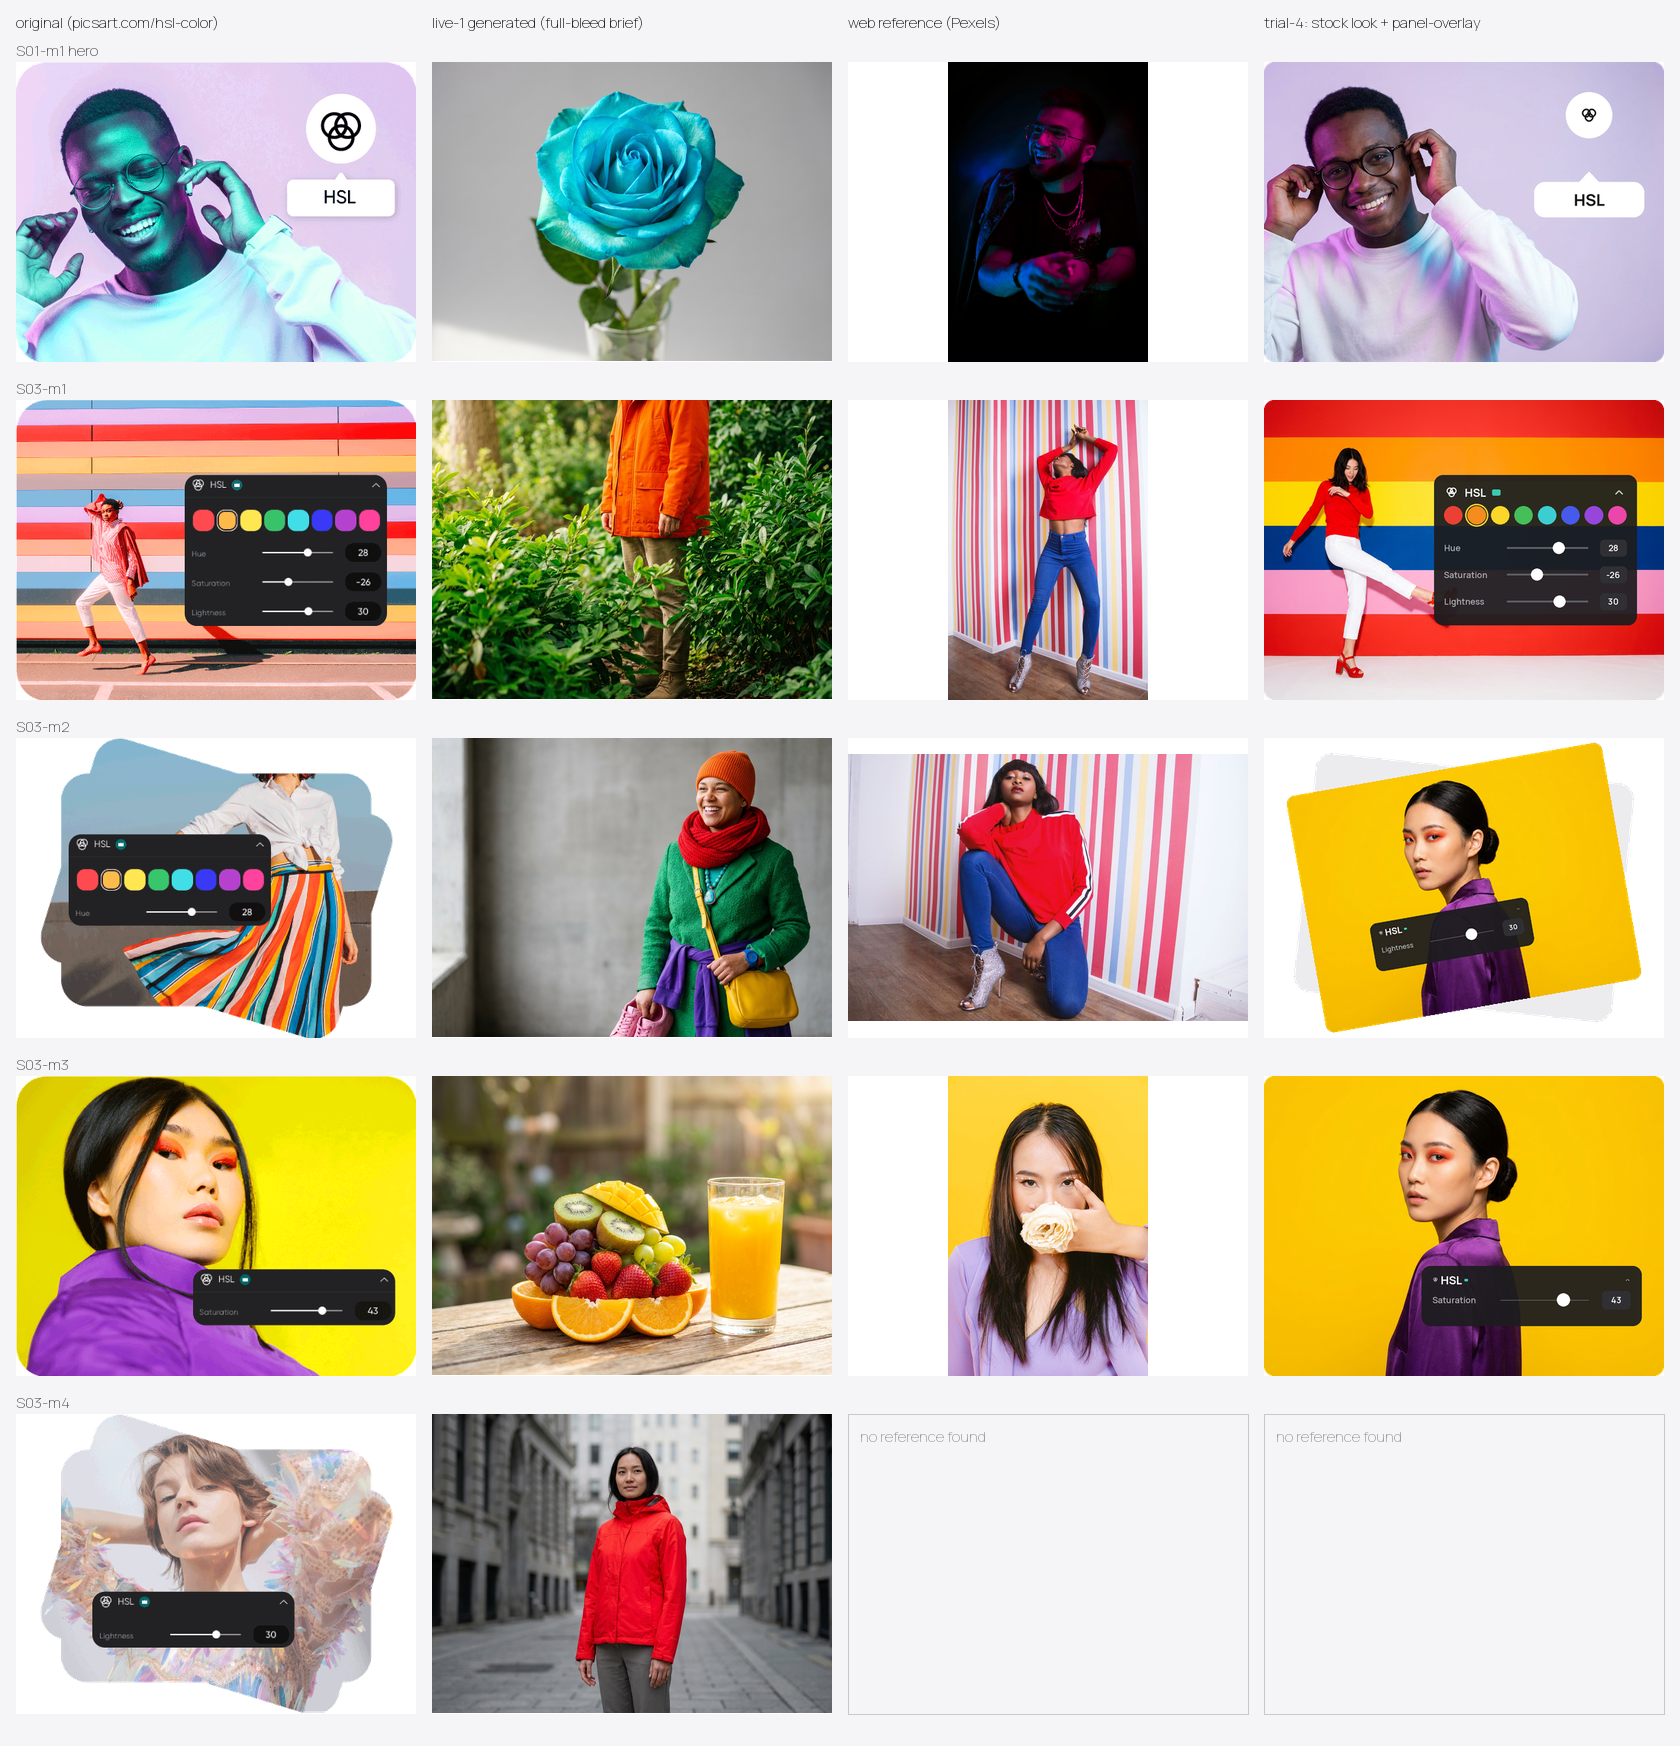

Write Python code to recreate this figure.
"""board.png: one row per hsl-color slot; columns original | live-1 generated | web reference | trial-4 composite."""
from pathlib import Path
from PIL import Image, ImageDraw, ImageFont

R = Path(__file__).parent
ROWS = [
    ("S01-m1 hero", "originals/S01-m1-85708ef3.png", "generated/S01-m1.png", "refs/pexels-2180474-rfera-smiling-man.jpg", "trial/T3-composed.png"),
    ("S03-m1", "originals/S03-m1-da31e929.png", "generated/S03-m1.png", "refs/pexels-850391-godisable-jacob-striped-wall.jpg", "trial/T1-composed.png"),
    ("S03-m2", "originals/S03-m2-9caa06ad.png", "generated/S03-m2.png", "refs/pexels-850393-godisable-jacob-striped-wall.jpg", "trial/T2-tilted-composed.png"),
    ("S03-m3", "originals/S03-m3-0c9be8c4.png", "generated/S03-m3.png", "refs/pexels-12928824-weezy-mie-lilac-on-yellow.jpg", "trial/T2-composed.png"),
    ("S03-m4", "originals/S03-m4-e9c17dd8.png", "generated/S03-m4.png", None, None),
]
COLS = ["original (picsart.com/hsl-color)", "live-1 generated (full-bleed brief)", "web reference (Pexels)", "trial-4: stock look + panel-overlay"]
CW, CH, GAP, HEAD, LABEL = 400, 300, 16, 40, 22
font = ImageFont.truetype(str(R.parent.parent / "src/landing_page_gen/compose/assets/Manrope.ttf"), 15)
W = GAP + len(COLS) * (CW + GAP)
H = HEAD + len(ROWS) * (CH + LABEL + GAP) + GAP
board = Image.new("RGB", (W, H), (245, 245, 247))
d = ImageDraw.Draw(board)
for c, name in enumerate(COLS):
    d.text((GAP + c * (CW + GAP), 12), name, font=font, fill=(40, 40, 40))
for r, (label, *cells) in enumerate(ROWS):
    y = HEAD + r * (CH + LABEL + GAP)
    d.text((GAP, y), label, font=font, fill=(90, 90, 90))
    for c, cell in enumerate(cells):
        x = GAP + c * (CW + GAP)
        box = (x, y + LABEL, x + CW, y + LABEL + CH)
        if not cell:
            d.rectangle(box, outline=(200, 200, 200))
            d.text((x + 12, y + LABEL + 12), "no reference found", font=font, fill=(160, 160, 160))
            continue
        im = Image.open(R / cell).convert("RGBA")
        im.thumbnail((CW, CH), Image.LANCZOS)
        bg = Image.new("RGBA", (CW, CH), (255, 255, 255, 255))
        bg.alpha_composite(im, ((CW - im.width) // 2, (CH - im.height) // 2))
        board.paste(bg.convert("RGB"), (x, y + LABEL))
board.save(R / "board.png")
print(R / "board.png", board.size)
